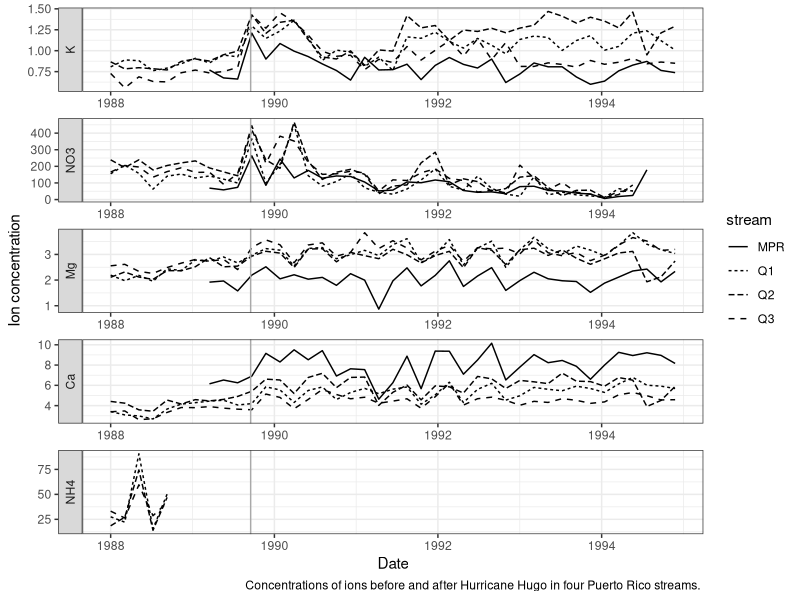

Reproduce this figure in R.
## ---- chunk 1
#| output: false
# load package
library(tidyverse)
## ---- chunk 2
# load cleaned data 
streams_pivot <- read_csv("../output/output.csv")
## ---- chunk 3
# reorder the ions to match figure 3
streams_pivot$ion <- factor(
  streams_pivot$ion,
  levels = c("K", "NO3", "Mg", "Ca", "NH4")
)
## ---- chunk 4
# plot
fig3 <- ggplot(
  streams_pivot,
  mapping = aes(
    x = window_start,
    y = mean_concentration,
    linetype = stream
  )
  ) +
  geom_line() +
  facet_wrap(~ion, scales = "free", ncol = 1, strip.position = "left" ) +
  labs(
    x = "Date",
    y = "Ion concentration",
    caption = "Concentrations of ions before and after Hurricane Hugo in four Puerto Rico streams. "
    ) +
  geom_vline(xintercept = ymd("1989-09-17"), color = "darkgrey") +
  theme_bw()
## ---- chunk 5
fig3
